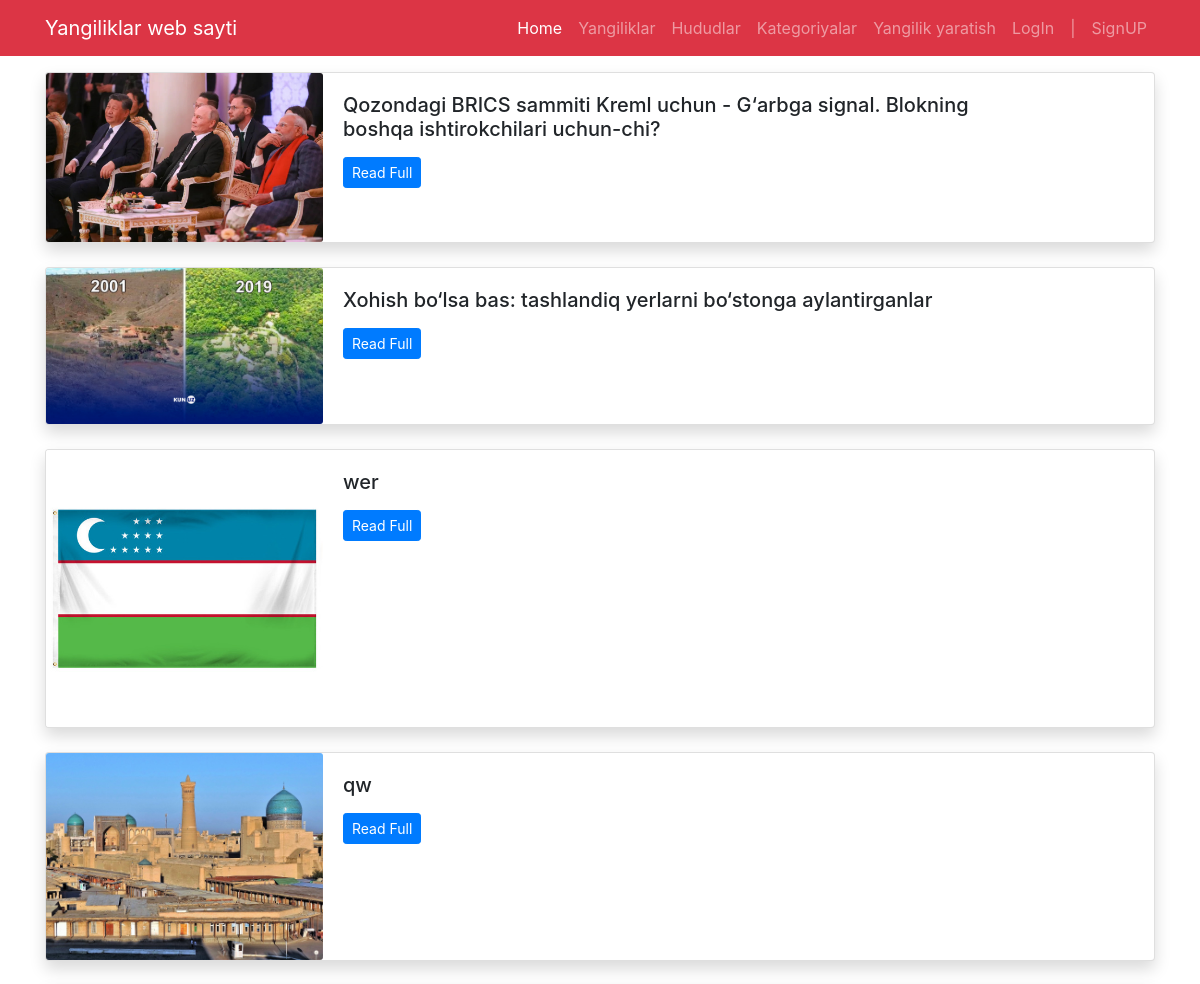
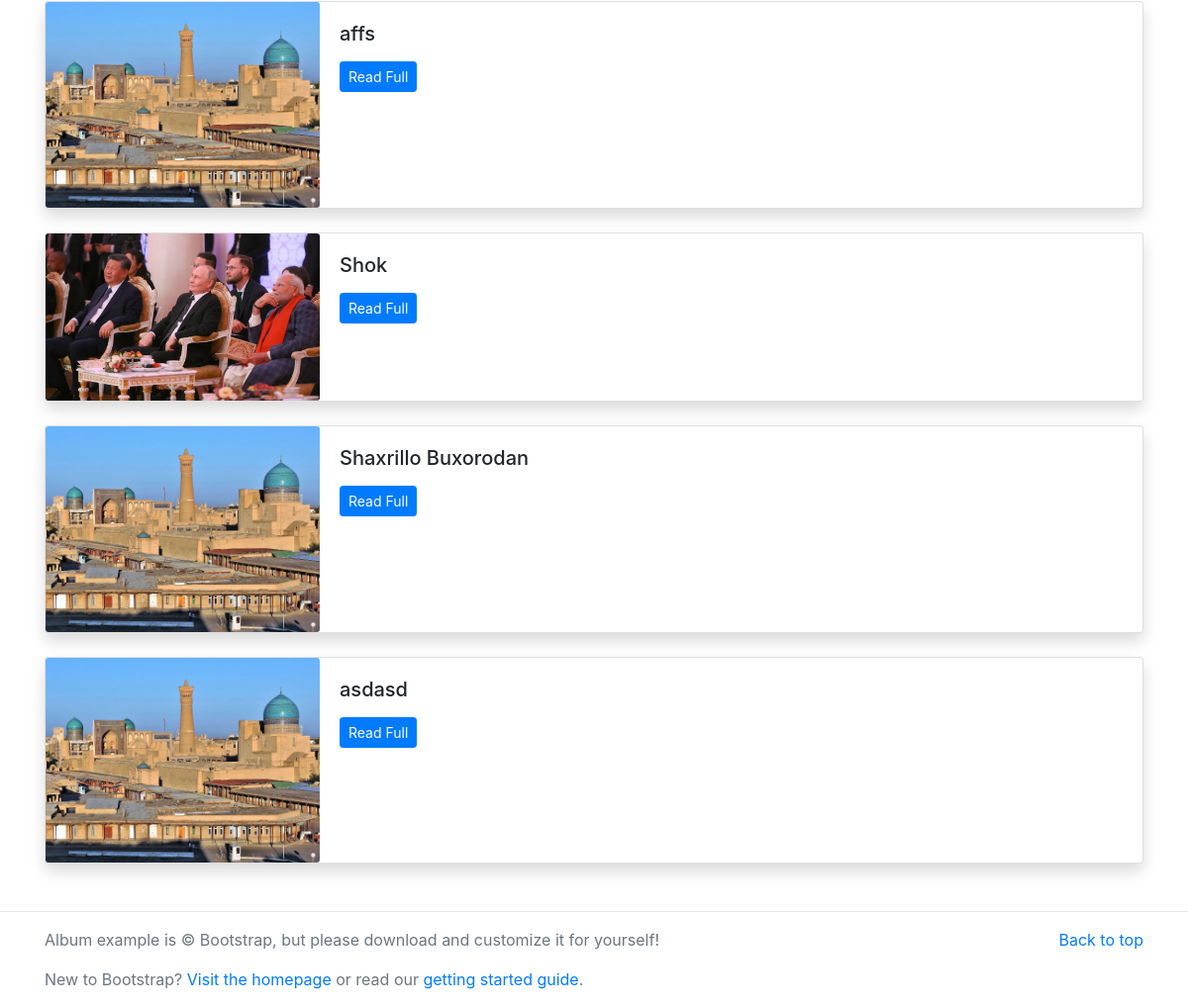
The app's page /all-news/, older data (2 pictures, top to bottom).
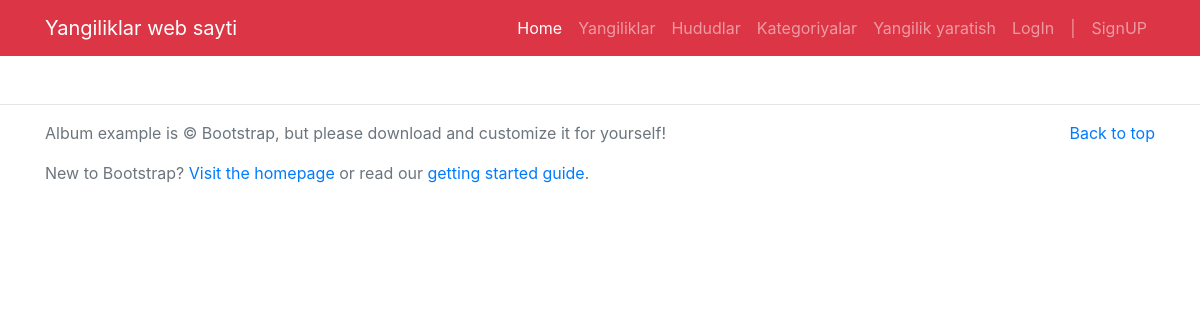
The same page, newer data.
### app/models.py (models this page shows, shortened)
class News(models.Model):
    category = models.ForeignKey(Category, on_delete=models.CASCADE, blank=True, null=True)
    region = models.ForeignKey(Region, on_delete=models.CASCADE, blank=True, null=True)
    title = models.CharField(max_length=300)
    text = models.TextField()
    image = models.ImageField(upload_to='media/')
    date = models.DateField(auto_now=True)
    author = models.ForeignKey(settings.AUTH_USER_MODEL, on_delete=models.CASCADE)

### app/views.py (the view)
# urls.py: path('all-news/', all_news_view, name='all_news'),
def all_news_view(request):
    all_news = News.objects.all()
    return render(request, "all-news.html", {
        "all_news": all_news
    })

### templates/all-news.html (shortened to what this page needs)
{% extends 'base.html' %}
{% block content%}
<main class="container mt-3 mb-5">
	{% for news in all_news %}
	<div class="card mb-4 shadow">
	  <div class="row no-gutters">
	    <div class="col-md-3">
	      <img src="/media/{{news.image}}" class="card-img" alt="{{news.title}}">
	    </div>
	    <div class="col-md-8">
	      <div class="card-body">
	        <h5 class="card-title">{{news.title}}</h5>
	        <p class="card-text"><a href="/detail/{{news.id}}" class="btn btn-sm btn-primary">Read Full</a></p>
	      </div>
	    </div>
	  </div>
	</div>
{% endfor %}
</main>
{% endblock%}

Row changes from the older to the newer data that the page shows:
removed News: image (picture), title "Qozondagi BRICS sammiti Kreml uchun - G‘arbga signal. Blokning boshqa ishtirokchilari uchun-chi?"
removed News: image (picture), title "Xohish bo‘lsa bas: tashlandiq yerlarni bo‘stonga aylantirganlar"
removed News: image (picture), title "wer"
removed News: image (picture), title "qw"
removed News: image (picture), title "affs"
removed News: image (picture), title "Shok"
removed News: image (picture), title "Shaxrillo Buxorodan"
removed News: image (picture), title "asdasd"
